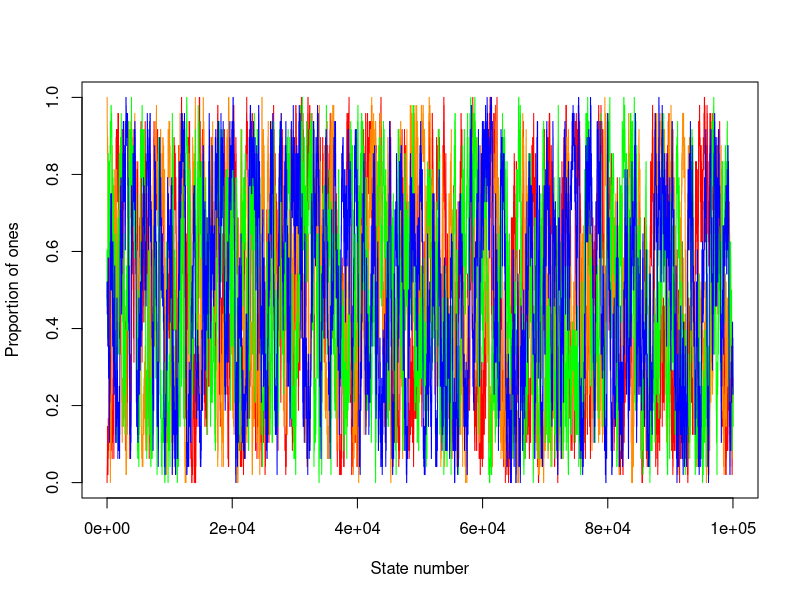
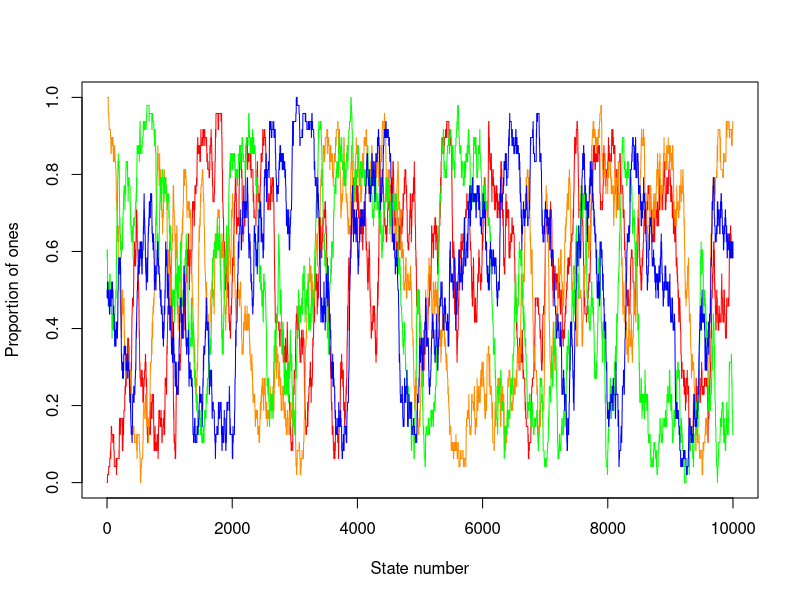
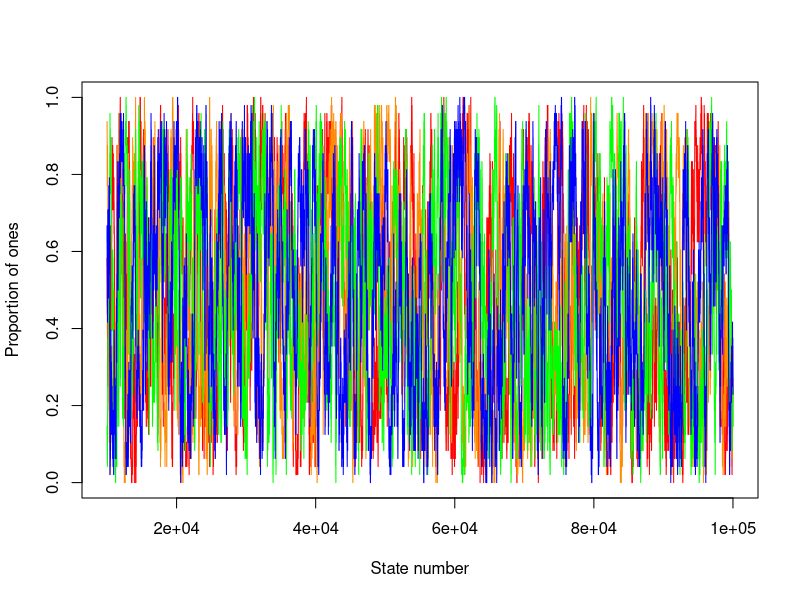
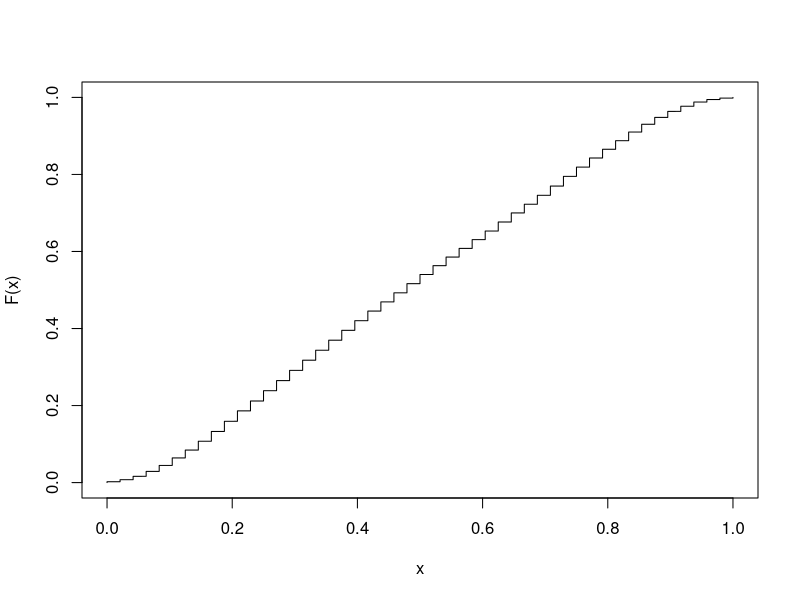

Reproduce these figures in R, in order.

isingModel <- function(rows=10,cols=6,runs=500,beta=0.5,
                       u=matrix(0, nrow = rows, ncol = cols),colsum=FALSE){
  #Generates a matrix where each column is a state of the Markov Chain
  #If colsum=true only retrun number of ones
  #Decalare Markov Chain vector
  if(!colsum){
    mc=matrix(NA,nrow=rows*cols,ncol = runs+1) #each column is an observation
    mc[,1]=as.vector(u) #plug in initial state
  }else{
    numberOfones=matrix(NA,nrow=1,ncol = runs+1)
    numberOfones[1]=sum(u)
    #k2= antall elementer av u[1:(runs-1),] == u[2:(runs),], delt på (rows-1)*cols
    k2=matrix(NA,nrow=1,ncol = runs+1)
    k2[1]= sum((u[1:(rows-1),]-u[2:(rows),])==0)/((rows-1)*cols)
    #k2[1]= ifelse((sum((u[1:(runs-1),]-u[2:(runs),])==0)/((rows-1)*cols))>(3/4),1,0)
  }
  r=0 #run number
  i=0 #index of considered node
  case= matrix(9,nrow = rows ,ncol = cols)
  #columns
  case[,1]=5; case[,cols]=6
  #rows
  case[1,]=7; case[rows,]=8
  #corners
  case[1,1]=1; case[rows,1]=2; 
  case[1,cols]=3; case[rows,cols]=4
  
  while(r < runs){
    # (1) PROPOSE CANDIDATE STATE
    r=r+1
    #next node to consider
    i= ifelse(i==cols*rows, 1, i+1)
    val=u[i]
    
    # (2) COMPUTE ACCEPTANCE PROBABILITY
    #which type of node is this?
    #compute 2d -n
    temp=switch(case[i],
                -2+2*abs(sum(u[c(i+1,i+rows)]-val)), #(1,1)
                -2+2*abs(sum(u[c(i-1,i+rows)]-val)), #(rows,1)
                -2+2*abs(sum(u[c(i+1,i-rows)]-val)), #(1,cols)
                -2+2*abs(sum(u[c(i-1,i-rows)]-val)), #(rows,cols)
                -3+2*abs(sum(u[c(i-1, i+1, i+rows)]-val)), #(:,1)
                -3+2*abs(sum(u[c(i-1, i+1, i-rows)]-val)), #(:,cols)
                -3+2*abs(sum(u[c(i+1, i-rows, i+rows)]-val)), #(1,:)
                -3+2*abs(sum(u[c(i-1, i-rows, i+rows)]-val)), #(rows,:)
                -4+2*abs(sum(u[c(i-1, i+1, i-rows, i+rows)]-val))) #interior
    #acceptance probability
    #accept = exp(beta*temp)
    accept = beta*temp
    
    
    # (3) ACCEPT OR REJECT CANDIDATE STATE
    random = log(runif(1))
    u[i]=ifelse(random<=accept,1-val,val)
    
    if(!colsum){
      mc[,r+1]=as.vector(u)
    }else{
      numberOfones[r+1]=sum(u)
      k2[r+1]= sum((u[1:(rows-1),]-u[2:(rows),])==0)/((rows-1)*cols)
    }
  }
  if(!colsum){
    return(mc)
  }else{
    return(list("k1" = numberOfones, "k2" = k2))
  }
}


#input variables
rows1=6 #rows
cols1=8 #columns
runs1=100000
beta1=0.87


#Plot functions of state with time
#function values
funValues=matrix(NA,runs1+1,4) #One column for each set of function values i.e. funValues[,1] are for a0
#for test case sum(mc[,1])

#Different initial values
#all zeroes (1)
a0=matrix(0, nrow = rows1, ncol = cols1)
funValues[,1]=isingModel(rows=rows1,cols=cols1,runs=runs1,beta=beta1,
                  u=a0, colsum = TRUE)$k1

#all ones (2)
a1=matrix(1, nrow = rows1, ncol = cols1)
funValues[,2]=isingModel(rows=rows1,cols=cols1,runs=runs1,beta=beta1,
                  u=a1, colsum = TRUE)$k1

#random (3)
set.seed(42)
aR=matrix(rbinom(n=rows1*cols1, size=1,prob = 0.5), nrow = rows1, ncol = cols1)
funValues[,3]=isingModel(rows=rows1,cols=cols1,runs=runs1,beta=beta1,
                  u=aR, colsum = TRUE)$k1
#checkerboard (4)
if(rows1%%2==1){
  #odd number of rows
  aC=matrix(rep_len(c(1,0),length.out=rows1*cols1),nrow=rows1,ncol=cols1)
}else{
  ##even number of rows
  aC=matrix(rep_len(c(1,0),length.out=(rows1+1)*cols1),nrow=rows1+1,ncol=cols1)[1:rows1,1:cols1]
}
funValues[,4]=isingModel(rows=rows1,cols=cols1,runs=runs1,beta=beta1,
                  u=aC, colsum = TRUE)$k1
#Make it into a proportion
funValues=funValues/(rows1*cols1)

#Plot
plot(x=1:(runs1+1),y=funValues[,1],type='l',col='red',xlim=c(0,runs1+1),ylim=c(0,1),xlab='State number',ylab='Proportion of ones')
lines(x=1:(runs1+1),y=funValues[,2],type='l',col='darkorange')
lines(x=1:(runs1+1),y=funValues[,3],type='l',col='green')
lines(x=1:(runs1+1),y=funValues[,4],type='l',col='blue')

#Plot before
truncate1=10000
tx1=1:(truncate1)
truncfun3=funValues[tx1,]

plot(x =tx1,y=truncfun3[,1],type='l',col='red',xlim=c(0,truncate1),ylim=c(0,1),xlab='State number',ylab='Proportion of ones')
lines(x=tx1,y=truncfun3[,2],type='l',col='darkorange')
lines(x=tx1,y=truncfun3[,3],type='l',col='green')
lines(x=tx1,y=truncfun3[,4],type='l',col='blue')



#Plot after
truncate2=10000
tx2=(truncate2):(runs1+1)
truncfun=funValues[tx2,]

plot(x =tx2,y=truncfun[,1],type='l',col='red',xlim=c(truncate2,runs1+1),ylim=c(0,1),xlab='State number',ylab='Proportion of ones')
lines(x=tx2,y=truncfun[,2],type='l',col='darkorange')
lines(x=tx2,y=truncfun[,3],type='l',col='green')
lines(x=tx2,y=truncfun[,4],type='l',col='blue')


#Do I need to use a fun server or something for the function to run?
#How to make the axis a bit more readable. Is it needed though?
#Assuming it has converged (it hasn't though) this is F(x) (in the different cases):
xvals=sort(as.vector(funValues[tx2,]))
Fvals=(1:length(xvals))/length(xvals)
plot(x=xvals,y=Fvals,type='l',xlim=c(0,1),ylim=c(0,1),xlab='x',ylab='F(x)')

#How to find f(x) from f(x)? I think I saw it somewhere in a function.

#test number of elements equal to zero


